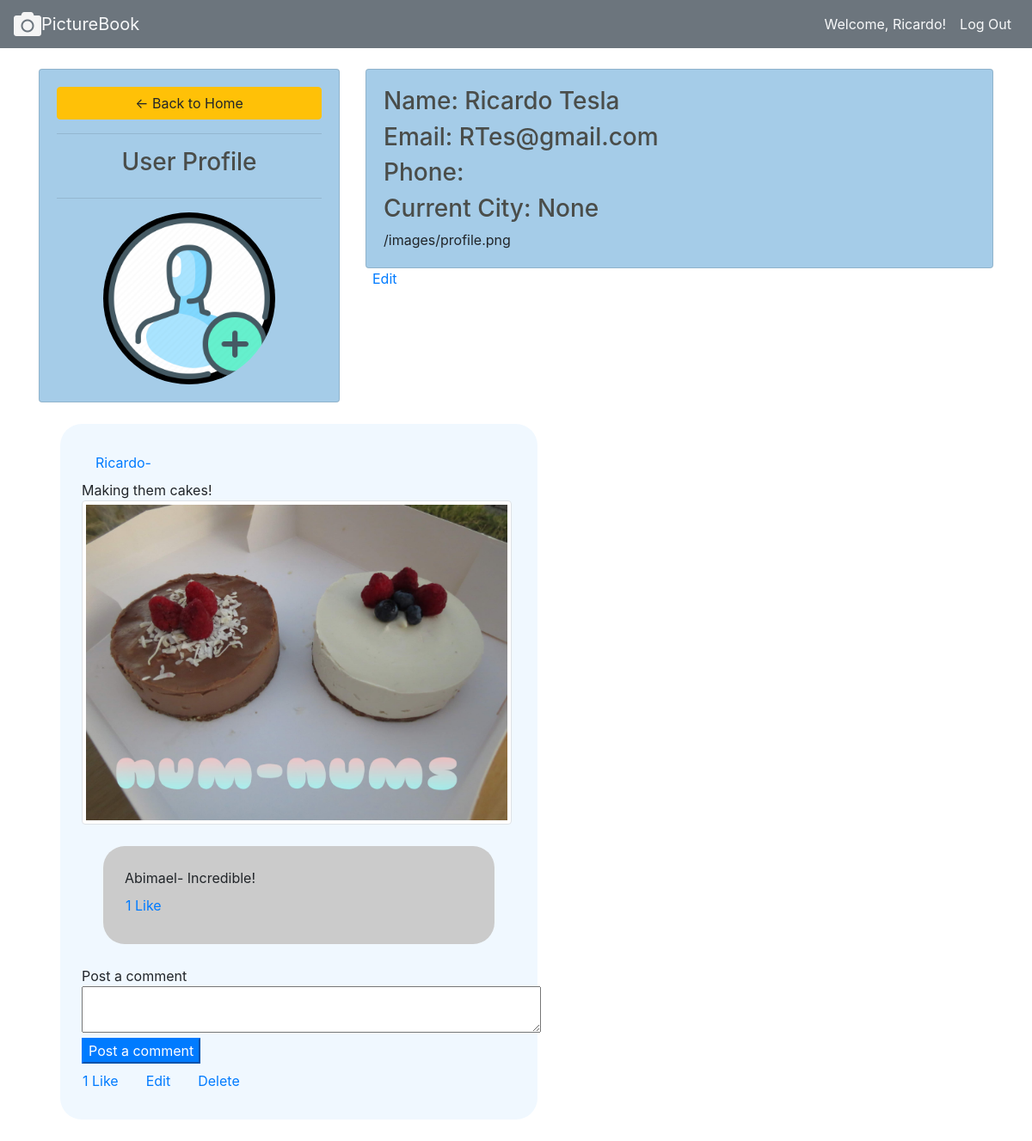
Page /profile/3 (signed in) on the committed database.
### pictureapp/models.py (models this page shows)
class User(models.Model):
    first_name = models.CharField(max_length=255)
    last_name = models.CharField(max_length=255)
    email = models.CharField(max_length=255)
    phone = models.CharField(default="(555)555-5555", max_length=255)
    city = models.CharField(null=True, max_length=255)
    password = models.CharField(max_length=255)
    profile_pic = models.ImageField(default="profile.png", null=True, blank=True)
    created_at = models.DateTimeField(auto_now_add=True)
    updated_at = models.DateTimeField(auto_now=True)
    objects = UserManager()

class Post(models.Model):
    picture = models.ImageField(null=True, blank=True)
    desc = models.TextField(null=True)
    poster = models.ForeignKey(User, related_name='user_posts', on_delete=models.CASCADE)
    likes = models.ManyToManyField(User, related_name='liked_posts')

class Comment(models.Model):
    comment = models.CharField(max_length=255)
    poster = models.ForeignKey(User, related_name='comments', on_delete=models.CASCADE)
    post = models.ForeignKey(Post, related_name='post_comments', on_delete=models.CASCADE)
    likes = models.ManyToManyField(User, related_name='liked_comments')

### pictureapp/views.py (the view)
# urls.py: path('profile/<int:id>', views.profile),
def profile(request,id):
    user=User.objects.get(id=id)
    posts=Post.objects.filter(poster=user)
    context = {
        "user":user,
        "posts":posts,
        "comments":Comment.objects.all()
    }
    return render(request,'profile.html',context)

### pictureapp/templates/profile.html (shortened to what this page needs)
<!DOCTYPE html>
<html lang="en">
    <head>
        <link rel="stylesheet" href="https://maxcdn.bootstrapcdn.com/bootstrap/4.0.0/css/bootstrap.min.css">
        <link rel="stylesheet" href="https://use.fontawesome.com/releases/v5.7.0/css/all.css">
        {% load static %}
        <link rel="stylesheet" href="{% static '/css/styles.css' %}">
    </head>
    <body>
        <nav id="card1" class="navbar navbar-expand-lg navbar-light bg-secondary">
            <div class="collapse navbar-collapse" id="navbarTogglerDemo01">
                <i class='fa fa-camera fa-2x'></i>
                <a id="Title" class="navbar-brand text-light" href="/wall">PictureBook</a>
                <ul class="navbar-nav ml-auto mt-2 mt-lg-0 ml-auto">
                    <li class="nav-item active">
                        <a class="nav-link text-light" href="/profile/{{request.session.user_id}}">Welcome, {{request.session.user_name}}!</a>
                    </li>
                    <li class="nav-item active">
                        <a class="nav-link text-light" href="/logout">Log Out</a>
                    </li>
                </ul>
            </div>
        </nav>
        <div class="container">
                <br>
                <div class="row">
                    <div class="col-md-4">
                        <div class="card card-body">
                            <a class="btn btn-warning" href="/wall"> &#8592; Back to Home</a>
                            <hr>
                            <h3 style="text-align: center">User Profile</h3>
                            <hr>
                            <img class="profile-pic" alt="missing image" src="/images/{{user.profile_pic}}" >
                        </div>
                    </div>
                    <div class="col-md-8">
                        <div class="card card-body" style="text-align: left;">
                            <h3>Name: {{user.first_name}} {{user.last_name}}</h3>
                            <h3>Email: {{user.email}}</h3>
                            <h3>Phone: {{user.phone}}</h3>
                            <h3>Current City: {{user.city}}</h3>
                            {{user.profile_pic.url}}
                        </div>
                        {% if user.id == request.session.user_id %}
                        <a href="/profile/edit/{{user.id}}" class="ml-2">Edit</a>
                        {% endif %}
                    </div>
                </div>
                <div>
                    {% for post in posts reversed %}
                    <div class="post col-md-6">
                        <a class="nav-link" href="/profile/{{post.poster.id}}">{{post.poster.first_name}}-</a>
                        {{post.desc}}
                        <br>
                        <img class="img-thumbnail" alt="missing image" src="/images/{{post.picture}}" >
                            {% for comment in post.post_comments.all %}
                        <div class="comment">
                            {{comment.poster.first_name}}-
                            {{comment.comment}}
                            <div class="row">
                                <a class="nav-link" href="/like_com/{{comment.id}}">{{comment.likes.count}} Like</a>
                            </div>
                        </div>
                            {% endfor %}
                        <div>
                            Post a comment
                            <form action="/create_comment/{{post.id}}" method="post">
                                <textarea name="comment" cols="50" rows="2"></textarea>
                                <br>
                                <button class="btn-primary">Post a comment</button>
                            </form>
                            <div class="row">
                            <a class="nav-link" href="/like/{{post.id}}">{{post.likes.count}} Like</a>
                            {% if user.id == request.session.user_id %}
                            <a class="nav-link" href="/edit_post/{{post.id}}">Edit</a>
                            <a class="nav-link" href="/delete/{{post.id}}">Delete</a>
                            {% endif %}
                            </div>
                        </div>
                    </div>
                    {% endfor %}
                </div>
        </div>
    </body>
</html>

### pictureapp/static/css/styles.css (style rules this page uses)
.post { background-color: aliceblue; padding: 25px; margin: 25px; border-radius: 25px; }
.card { background-color: aliceblue; }
.comment { background-color: #cbcbcb; padding: 25px; margin: 25px; min-height: 50px; border-radius: 25px; }
.img-thumbnail { max-width: 500px; max-height: 500px; }
i { color: rgb(245, 245, 245); }

### pictureapp/templates/profile.html (style rules this page uses)
.collapse { color: rgb(255, 255, 255); }
.profile-pic { max-width: 200px; max-height:200px; margin: 0 auto; border-radius: 50%; }
.card { background-color: #A5CCE8; }
h3 { color: #4a4d4a; }

### rows in the picture
User: session.user_name "Ricardo", profile_pic (placeholder picture), first_name "Ricardo", last_name "Tesla", email "RTes@gmail.com", city "None", profile_pic "/images/profile.png"
Post: poster.first_name "Ricardo", desc "Making them cakes!", picture (picture), likes.count "1"
Comment: poster.first_name "Abimael", comment "Incredible!", likes.count "1"
